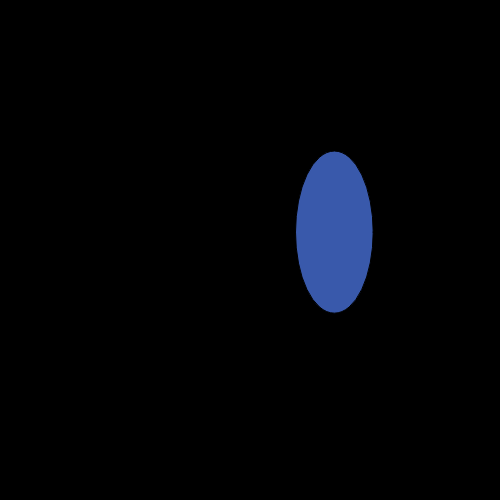
Frame 1 (no input)
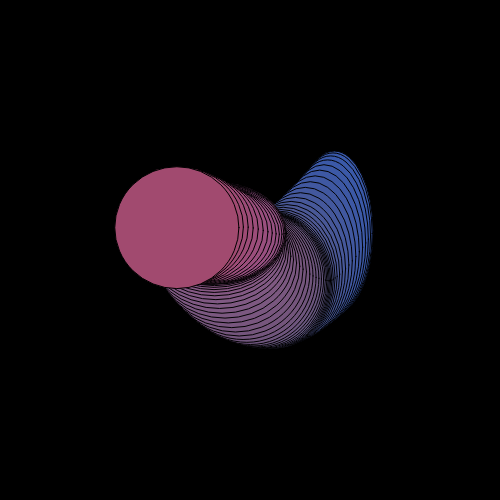
Frame 60 (no input)
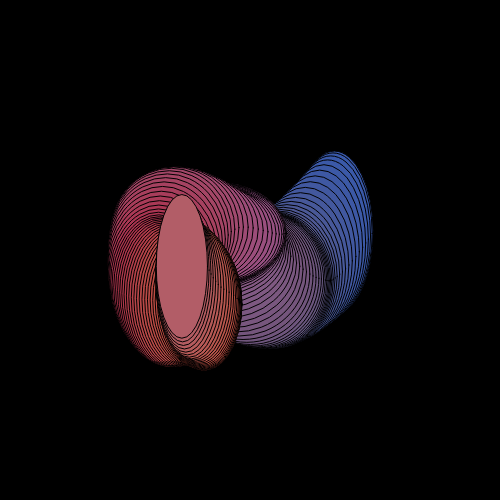
Frame 120 (the mouse pressed at the canvas centre since frame 60)

The p5.js sketch that drew these frames (run headless with seeded random() and noise() and a simulated clock; from frame 60 on, the mouse is pressed at the canvas centre):

// p5.js sketch
// ── sketch.js
var z1, z2, z3, z4, z5, z6, z7;

function setup() {
  	createCanvas(500, 500);
	background(0);

	z1 = 0;
	z2 = 10;
	z3 = 20;
	z4 = 30;
	z5 = 40;
	z6 = 50;
	z7 = 60;
}

function draw() {
	
	z1 = z1 + 0.01;
	z2 = z2 + 0.01;
	z3 = z3 + 0.01;
	z4 = z4 + 0.01;
	z5 = z5 + 0.01;
	z6 = z6 + 0.01;
	z7 = z7 + 0.01;

	// position
	var x = 500 * noise(z1);
	var y = 500 * noise(z2);
	var w = 300 * noise(z3);
	var h = 300 * noise(z4);
	
	// color
	var r = 255 * noise(z5);
	var g = 255 * noise(z6);
	var b = 255 * noise(z7);
	
	fill(r, g, b);
	ellipse(x, y, w, h);
}
